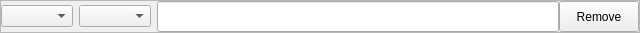
<?xml version="1.0" encoding="UTF-8"?>
<ui version="4.0">
 <class>SmartPlaylistSearchTermWidget</class>
 <widget class="QWidget" name="SmartPlaylistSearchTermWidget">
  <property name="geometry">
   <rect>
    <x>0</x>
    <y>0</y>
    <width>640</width>
    <height>33</height>
   </rect>
  </property>
  <property name="sizePolicy">
   <sizepolicy hsizetype="Preferred" vsizetype="Fixed">
    <horstretch>0</horstretch>
    <verstretch>0</verstretch>
   </sizepolicy>
  </property>
  <property name="windowTitle">
   <string>Form</string>
  </property>
  <layout class="QVBoxLayout" name="verticalLayout">
   <property name="spacing">
    <number>0</number>
   </property>
   <property name="margin">
    <number>0</number>
   </property>
   <item>
    <widget class="QFrame" name="frame">
     <property name="frameShape">
      <enum>QFrame::StyledPanel</enum>
     </property>
     <property name="frameShadow">
      <enum>QFrame::Raised</enum>
     </property>
     <layout class="QHBoxLayout" name="horizontalLayout_2">
      <property name="spacing">
       <number>0</number>
      </property>
      <property name="margin">
       <number>0</number>
      </property>
      <item>
       <widget class="QFrame" name="container">
        <layout class="QHBoxLayout" name="horizontalLayout">
         <property name="spacing">
          <number>6</number>
         </property>
         <property name="margin">
          <number>0</number>
         </property>
         <item>
          <widget class="QComboBox" name="field"/>
         </item>
         <item>
          <widget class="QComboBox" name="op"/>
         </item>
         <item>
          <widget class="QStackedWidget" name="value_stack">
           <widget class="QWidget" name="page_text">
            <layout class="QVBoxLayout" name="verticalLayout_2">
             <property name="spacing">
              <number>0</number>
             </property>
             <property name="margin">
              <number>0</number>
             </property>
             <item>
              <widget class="QLineEdit" name="value_text">
               <property name="sizePolicy">
                <sizepolicy hsizetype="Expanding" vsizetype="Expanding">
                 <horstretch>0</horstretch>
                 <verstretch>0</verstretch>
                </sizepolicy>
               </property>
              </widget>
             </item>
            </layout>
           </widget>
           <widget class="QWidget" name="page_rating">
            <layout class="QVBoxLayout" name="verticalLayout_6">
             <property name="spacing">
              <number>0</number>
             </property>
             <property name="margin">
              <number>0</number>
             </property>
             <item>
              <widget class="RatingWidget" name="value_rating" native="true"/>
             </item>
            </layout>
           </widget>
           <widget class="QWidget" name="page_time">
            <layout class="QVBoxLayout" name="verticalLayout_5">
             <property name="spacing">
              <number>0</number>
             </property>
             <property name="margin">
              <number>0</number>
             </property>
             <item>
              <widget class="QTimeEdit" name="value_time">
               <property name="sizePolicy">
                <sizepolicy hsizetype="Minimum" vsizetype="Expanding">
                 <horstretch>0</horstretch>
                 <verstretch>0</verstretch>
                </sizepolicy>
               </property>
              </widget>
             </item>
            </layout>
           </widget>
           <widget class="QWidget" name="page_number">
            <layout class="QVBoxLayout" name="verticalLayout_3">
             <property name="spacing">
              <number>0</number>
             </property>
             <property name="margin">
              <number>0</number>
             </property>
             <item>
              <widget class="QSpinBox" name="value_number">
               <property name="sizePolicy">
                <sizepolicy hsizetype="Minimum" vsizetype="Expanding">
                 <horstretch>0</horstretch>
                 <verstretch>0</verstretch>
                </sizepolicy>
               </property>
               <property name="maximum">
                <number>1000000</number>
               </property>
              </widget>
             </item>
            </layout>
           </widget>
           <widget class="QWidget" name="page_date">
            <layout class="QVBoxLayout" name="verticalLayout_4">
             <property name="spacing">
              <number>0</number>
             </property>
             <property name="margin">
              <number>0</number>
             </property>
             <item>
              <widget class="QDateEdit" name="value_date">
               <property name="sizePolicy">
                <sizepolicy hsizetype="Minimum" vsizetype="Expanding">
                 <horstretch>0</horstretch>
                 <verstretch>0</verstretch>
                </sizepolicy>
               </property>
               <property name="calendarPopup">
                <bool>true</bool>
               </property>
              </widget>
             </item>
            </layout>
           </widget>
          </widget>
         </item>
        </layout>
       </widget>
      </item>
      <item>
       <widget class="QPushButton" name="remove">
        <property name="sizePolicy">
         <sizepolicy hsizetype="Minimum" vsizetype="Expanding">
          <horstretch>0</horstretch>
          <verstretch>0</verstretch>
         </sizepolicy>
        </property>
        <property name="text">
         <string>Remove</string>
        </property>
       </widget>
      </item>
     </layout>
    </widget>
   </item>
  </layout>
 </widget>
 <customwidgets>
  <customwidget>
   <class>RatingWidget</class>
   <extends>QWidget</extends>
   <header>widgets/ratingwidget.h</header>
   <container>1</container>
  </customwidget>
 </customwidgets>
 <resources/>
 <connections/>
</ui>
